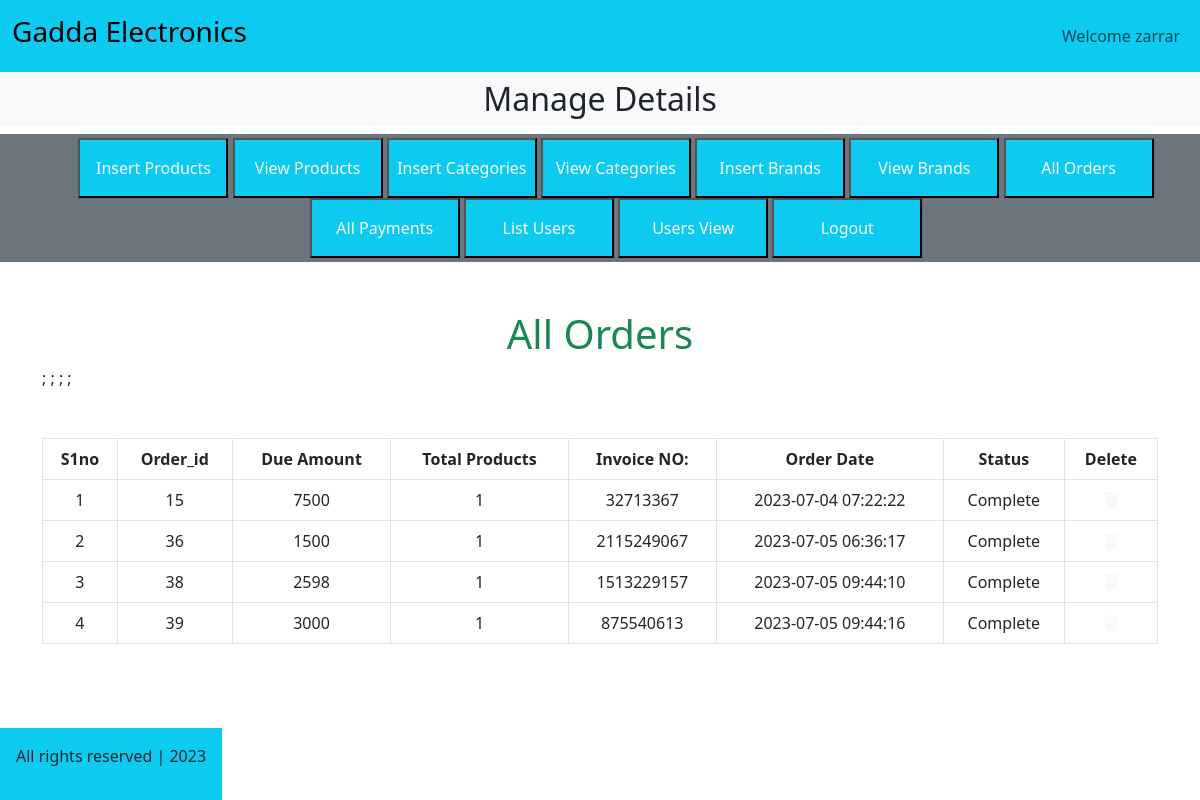
The app's page /admin/index.php?list_orders (signed in) with its own data.
### tables this page shows
CREATE TABLE `user_orders` (
  `order_id` int(11) NOT NULL,
  `user_id` int(11) NOT NULL,
  `amount_due` int(255) NOT NULL,
  `invoice_num` int(255) NOT NULL,
  `total_products` int(255) NOT NULL,
  `order_date` timestamp NOT NULL DEFAULT current_timestamp() ON UPDATE current_timestamp(),
  `order_status` varchar(255) NOT NULL
);

### admin/list_orders.php (the view, shortened to what this page needs)
<h1 class="text-center text-success">All Orders</h1>
<table class="table table-bordered mt-5">
    <thead class="bg-info">
        <?php
        $get_orders = "select * from user_orders";
        $result = mysqli_query($con, $get_orders);
        $row_count = mysqli_num_rows($result);
        if ($row_count == 0) {
            echo "    <h2 class='text-danger text-center mt-5'>No Orders Yet</h2>";
        } else {
            echo "</thead>
            <tbody class='bg-secondary '>
            <tr class='bg-info text-center'>
            <th>S1no</th>
            <th>Order_id</th>
            <th>Due Amount</th>
            <th>Total Products</th>
            <th>Invoice NO:</th>
            <th>Order Date</th>
            <th>Status</th>
            <th>Delete</th>
        </tr>";
            $number = 0;
            while ($row = mysqli_fetch_assoc($result)) {
                $order_id = $row['order_id'];
                $amount_due = $row['amount_due'];
                $invoice_num = $row['invoice_num'];
                $total_products = $row['total_products'];
                $order_date = $row['order_date'];
                $order_status = $row['order_status'];
                $number++;
                echo "<tr class='text-light text-center'>
                <td>$number</td>
                <td>$order_id</td>
                <td>$amount_due</td>
                <td>$total_products</td>
                <td>$invoice_num</td>
                <td>$order_date</td>
                <td>$order_status</td>
                <td><a href='index.php?delete_order=$order_id' class='text-light' type='button' data-toggle='modal' data-target='#exampleModal'><i class='fa-solid fa-trash'></i></a></td>;
            </tr>";
            }
        }
        ?>
    </tbody>
</table>

### style.css (style rules this page uses)
* { margin: 0; padding: 0; box-sizing: border-box; }

### records on screen
user_orders: order_id "15", amount_due "7500", total_products "1", invoice_num "32713367", order_date "2023-07-04 07:22:22", order_status "Complete"
user_orders: order_id "36", amount_due "1500", total_products "1", invoice_num "2115249067", order_date "2023-07-05 06:36:17", order_status "Complete"
user_orders: order_id "38", amount_due "2598", total_products "1", invoice_num "1513229157", order_date "2023-07-05 09:44:10", order_status "Complete"
user_orders: order_id "39", amount_due "3000", total_products "1", invoice_num "875540613", order_date "2023-07-05 09:44:16", order_status "Complete"

### other values on screen
$_SESSION['admin_name'] "zarrar"
